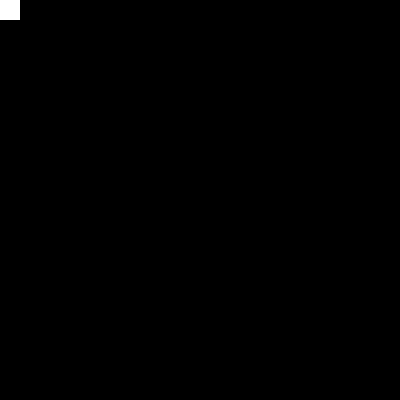
Frame 1 (no input)
Frame 60 (the mouse pressed at the canvas centre just before this capture): identical to frame 1, image omitted
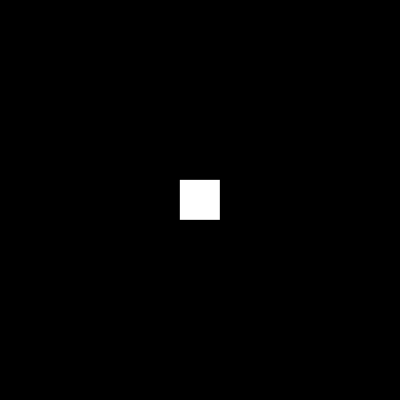
Frame 120 (the mouse held since frame 60 and released just before this capture)

The Processing sketch that drew these frames (run headless with seeded random() and noise(); from frame 60 on, the mouse is pressed at the canvas centre):

// Processing sketch: processing_4980
// ── processing_4980.pde

float stiffness = 0.2;
float damping = 0.8;
float velocityX = 0.0;
float velocityY = 0.0;
float targetY, targetX;
float x, y;

void setup() {
  size(400, 400);
  noStroke();
  noCursor();
  rectMode(CENTER);
}

void draw() {
  background(0);
  fill(255);
  float forceY = stiffness * (targetY - y);         // f = -kx
  velocityY = damping * (velocityY + forceY);
  y += velocityY;
  float forceX = stiffness * (targetX - x);         // f = -kx
  velocityX = damping * (velocityX + forceX);
  x += velocityX;
  rect(x, y, 40, 40);
  targetY = mouseY;
  targetX = mouseX;
}
